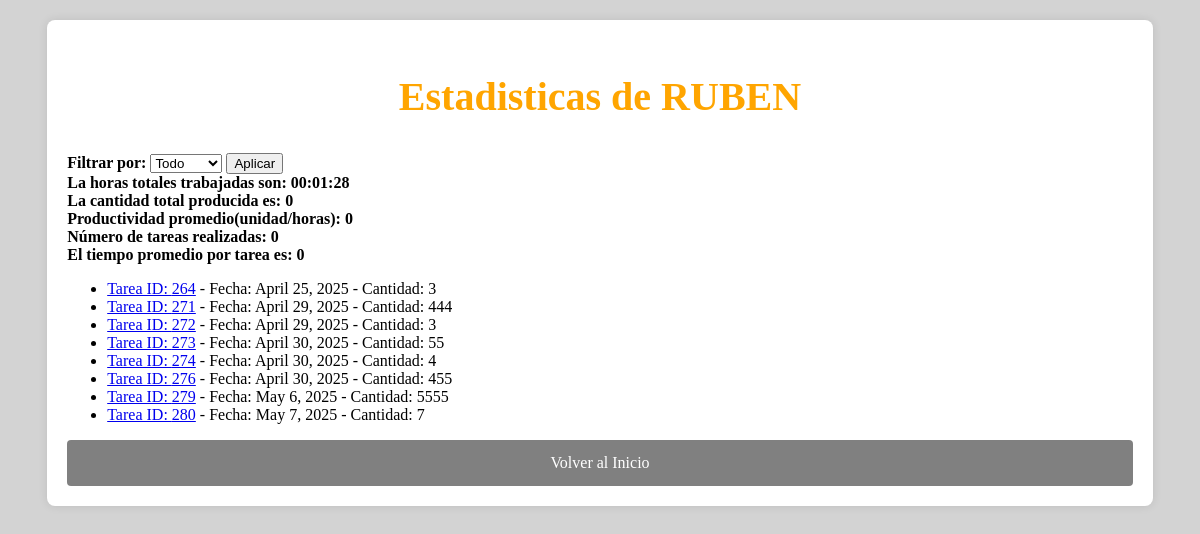
Before: /estadisticas_trabajador/1/ with the older database file.
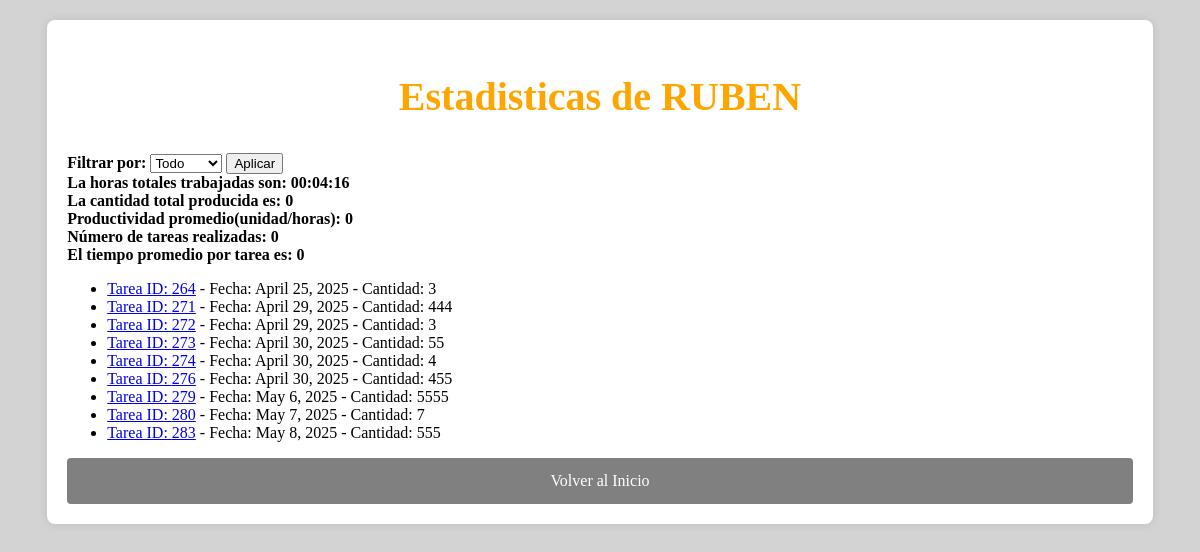
After: the same page with the newer database file.
### pda/models.py (models this page shows, shortened)
class Trabajador(models.Model):
    nombre=models.TextField(null=True,blank=True)

class Patio(models.Model):
    fecha = models.DateField(verbose_name='Fecha', null=True, blank=True)
    horaInicio = models.TimeField(verbose_name='H.Inicio', null=True, blank=True)
    horaFin = models.TimeField(verbose_name='H.Fin', null=True, blank=True)
    idTipTarea = models.IntegerField(verbose_name='Tip.Tarea', null=True, blank=True)
    idOper1 = models.IntegerField(verbose_name='Op.1', null=True, blank=True)
    idOper2 = models.IntegerField(verbose_name='Op.2', null=True, blank=True)
    cantidad = models.IntegerField(verbose_name='Cantidad', null=True, blank=True)

### pda/views.py (the view, shortened to what this page needs)
# urls.py: path('estadisticas_trabajador/<int:trabajador_id>/',estadisticas_trabajador,name='estadisticas_trabajador'),
def estadisticas_trabajador(request,trabajador_id):
    trabajador=get_object_or_404(Trabajador, id=trabajador_id)
    tareas=Patio.objects.filter(Q(idOper1=trabajador_id)| Q( idOper2=trabajador_id))
    periodo=request.GET.get('periodo')
    hoy=date.today()
    cantidadTotal=0
    tiempoTotalSegundos=0
    productividad=0
    numTareas=0
    tiempoPromedio=0
    for tarea in tareas:
            if tarea.horaInicio and tarea.horaFin:
                fecha=tarea.fecha
                hora_inicio=datetime.combine(fecha,tarea.horaInicio)
                hora_fin=datetime.combine(fecha,tarea.horaFin)
                tiempoSegundos = (hora_fin - hora_inicio).total_seconds()
                tiempoTotalSegundos+= tiempoSegundos
    horas = int(tiempoTotalSegundos // 3600)
    minutos = int((tiempoTotalSegundos % 3600) // 60)
    segundos = int(tiempoTotalSegundos % 60)
    tiempoFinal = f"{horas:02d}:{minutos:02d}:{segundos:02d}"
    return render(request,'estadisticas_trabajador.html',{
        'trabajador':trabajador,
        'tareas':tareas,
        'tiempo_total':tiempoFinal,
        'cantidad_total':cantidadTotal,
        'productividad':productividad,
        'numTareas':numTareas,
        'tiempoPromedio':tiempoPromedio
    })

### templates/estadisticas_trabajador.html (shortened to what this page needs)
<!DOCTYPE html>
<html lang="en">
<head>
</head>
<body>
    <div class="container">
        <div class="form-container">
            <h2>Estadisticas de {{trabajador.nombre}}</h2>
            <form method="get">
                <label for="periodo"><strong>Filtrar por:</strong></label>
                <select name="periodo" id="periodo">
                    <option value="todo">Todo</option>
                </select>
                <button type="submit">Aplicar</button>
            </form>
            <strong>La horas totales trabajadas son: {{ tiempo_total }}</strong><br>
            <strong>La cantidad total producida es: {{cantidad_total}}</strong><br>
            <strong>Productividad promedio(unidad/horas): {{productividad}}</strong><br>
            <strong>Número de tareas realizadas: {{numTareas}}</strong><br>
            <strong>El tiempo promedio por tarea es: {{tiempoPromedio}}</strong><br>
            <ul>
                {% for tarea in tareas %}
                <li>
                    <a href="{% url 'detalle_tarea' tarea.id %}"> Tarea ID: {{ tarea.id }}</a> - Fecha: {{ tarea.fecha}} - Cantidad: {{ tarea.cantidad }}
                </li>
                {% empty %}
                <p>No hay tareas registradas para este trabajador</p>
                {% endfor %}
            </ul>
            <a class="aEnlac" href="/paginaInicial/">Volver al Inicio</a>
        </div>
    </div>
</body>
</html>

### templates/estadisticas_trabajador.html (style rules this page uses)
body { background-color: lightgrey; }
h2 { text-align: center; color: orange; font-size: 40px; }
.container { display: flex; justify-content: center; margin-top: 20px; }
.form-container { background-color: white; padding: 20px; border-radius: 8px; box-shadow: 0 0 10px rgba(0, 0, 0, 0.1); width: 90%; overflow-x: auto; }
.aEnlac { text-decoration: none; color: white; display: block; background-color: grey; padding: 14px 20px; text-align: center; margin-top: 15px; width: 100%; box-sizing: border-box; border-radius: 4px; }

Changed rows visible on the page:
added Patio: id "283", fecha "May 8, 2025", cantidad "555"
Other visible differences:
{{ tiempo_total }}: "00:01:28" → "00:04:16"
